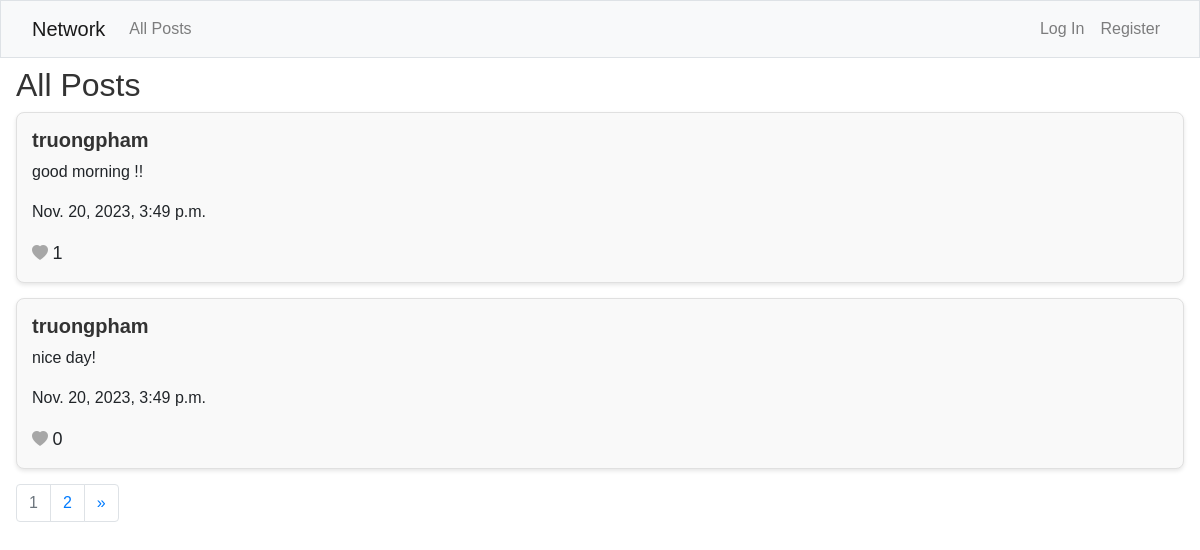
The page / on the database its author committed.
### network/models.py (models this page shows, shortened)
class Post(models.Model):
    content = models.CharField(max_length=1000)
    poster = models.ForeignKey(User, on_delete=models.CASCADE, related_name='posts')
    date = models.DateTimeField(auto_now_add=True)
    def like_count(self):
        return self.likes.count()

class User(AbstractUser):
    pass

### network/views.py (the view)
# urls.py: path("", views.index, name="index"),
def index(request):
    posts = Post.objects.all().order_by('-date')
    if request.user.is_authenticated:
        for post in posts:
            post.is_liked = post.is_like_by_user(request.user)
    else:
        for post in posts:
            post.is_liked = False
    posts, previous_page, next_page = paginate_posts(posts, request.GET.get('page'), 2)
    return render(request, "network/index.html", {
        "posts": posts,
        "previous_page": previous_page,
        "next_page": next_page,
    })

### network/views.py (called while the page is built)
def paginate_posts(posts, page_number, posts_per_page):
    paginator = Paginator(posts, posts_per_page)
    page = page_number
    try:
        posts = paginator.page(page)
    except PageNotAnInteger:
        posts = paginator.page(1)
    except EmptyPage:
        posts = paginator.page(paginator.num.pages)
    previous_page = posts.previous_page_number() if posts.has_previous() else None
    next_page = posts.next_page_number() if posts.has_next() else None
    return posts, previous_page, next_page

### network/templates/network/index.html (shortened to what this page needs)
{% extends "network/layout.html" %}
{% block body %}
    <div class="mt-2 mx-3">
        <h2>All Posts</h2>
        {% for post in posts %}
            <div class="post-form mt-1 text-left" id="post-{{ post.id }}">
                <div class="flex-container-2">
                    <div>
                        <a href="{% url 'profile' post.poster.id %}"><h5><strong>{{ post.poster }}</strong></h5></a>
                    </div>
                </div>
                <p class="post-content">{{ post.content }}</p>
                <p>{{ post.date }}</p>
                <div id="like-container-{{ post.id }}">
                    <a href="javascript:void(0)" class="like-button {% if post.is_liked %}liked{% else %}unliked{% endif %}"
                    id="like-button-{{ post.id }}" data-post-id="{{ post.id }}" data-like="{{ post.is_liked|yesno:'true,false' }}">
                        <i class="bi bi-heart-fill"></i>
                    </a>
                    <span class="like-count" id="like-count-{{ post.id }}">{{ post.like_count }}</span>
                </div>
            </div>
        {% endfor %}
        <nav aria-label="Page navigation example">
            <ul class="pagination">
                <li class="page-item disabled"><span class="page-link color-type">{{ posts.number }}</span></li>
                {% if posts.has_next %}
                    <li class="page-item"><a class="page-link" href="?page={{ posts.next_page_number }}">{{ next_page }}</a></li>
                    <li class="page-item">
                        <a class="page-link" href="?page={{ posts.paginator.num_pages }}" aria-label="Next">
                            <span aria-hidden="true">&raquo;</span>
                        </a>
                    </li>
                {% endif %}
            </ul>
        </nav>
    </div>
{% endblock %}

### network/static/network/styles.css (style rules this page uses)
.post-form { border: 2px solid #ccc; padding: 10px; margin-bottom: 10px; border-radius: 7px; }
.color-type { color: grey; }
.flex-container-2 { display: flex; flex-direction: row; justify-content: space-between; }
.unliked { color: #a7a7a7; cursor: pointer; }
.like-count { display: inline; font-size: 18px; }
.post-form { background-color: #f9f9f9; border: 1px solid #e0e0e0; padding: 15px; margin-bottom: 15px; border-radius: 8px; box-shadow: 0 2px 4px rgba(0, 0, 0, 0.1); }
body { font-family: 'Arial', sans-serif; }
h2, h4, h5 { color: #333; }
.flex-container, .flex-container-2 { align-items: center; }

### rows shown on the page
Post: poster "truongpham", content "good morning !!", date "Nov. 20, 2023, 3:49 p.m.", like_count "1"
Post: poster "truongpham", content "nice day!", date "Nov. 20, 2023, 3:49 p.m.", like_count "0"

### other values the page prints
{{ posts.number }} "1"
{{ next_page }} "2"
